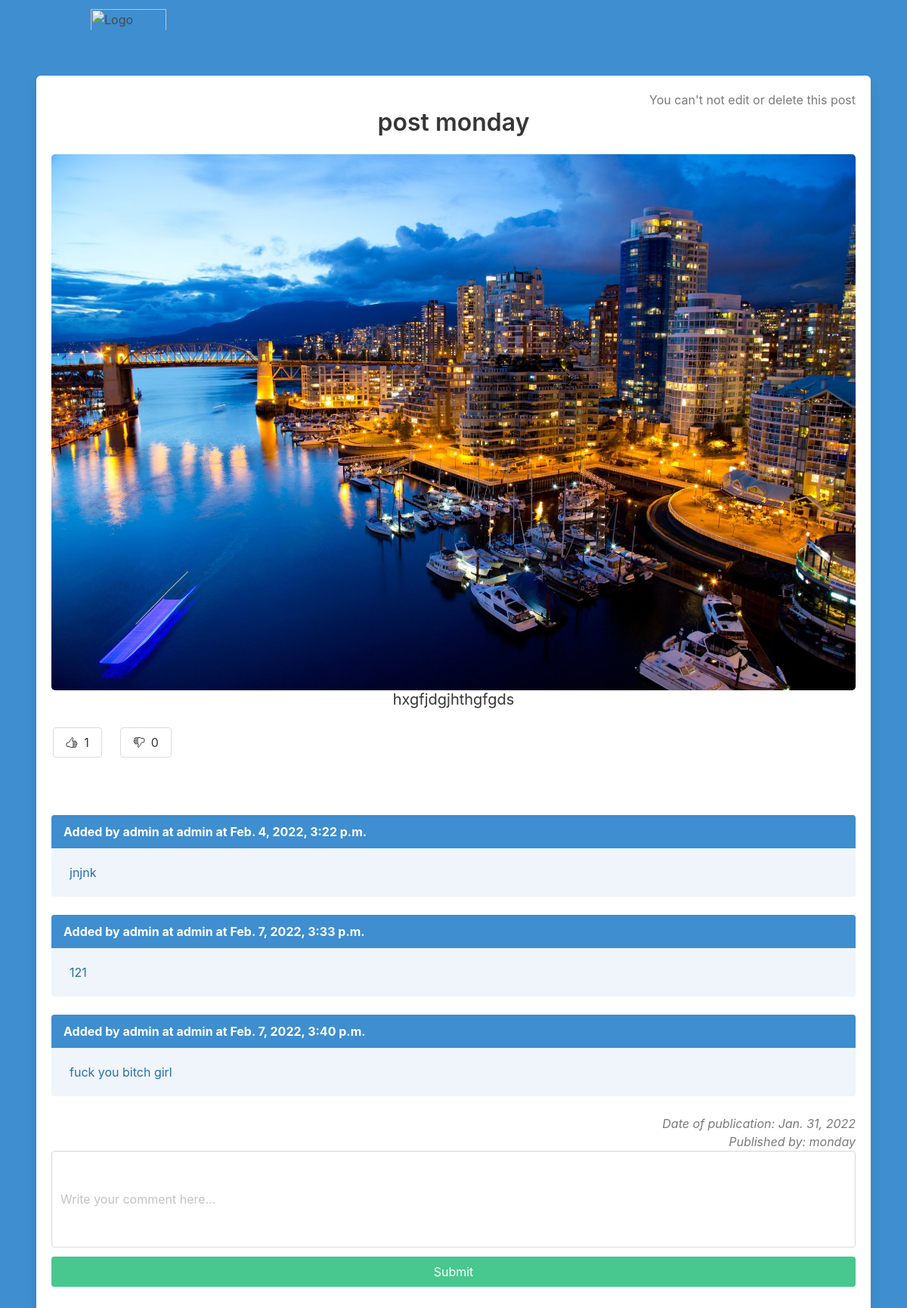
Page /fbdfgds on the committed database.
### blog/models.py (models this page shows, shortened)
class Article(models.Model):
    title = models.CharField(max_length=255)
    text = models.TextField()
    slug = models.SlugField(unique=True)
    date = models.DateField(auto_now=True)
    thumb = models.ImageField(blank=True, default='image.jpeg')
    author = models.ForeignKey(User, default=None, on_delete=models.CASCADE)
    likes = models.ManyToManyField(User, related_name='article_likes')
    dislikes = models.ManyToManyField(User, related_name='article_dislikes')
    def __str__(self):
        return self.title
    def total_likes(self):
        return self.likes.count()
    def total_dislikes(self):
        return self.dislikes.count()

class Comment(models.Model):
    article = models.ForeignKey(Article, on_delete=models.CASCADE)
    user = models.ForeignKey(User, on_delete=models.CASCADE)
    body = models.TextField()
    date_added = models.DateTimeField(auto_now=True)

### blog/views.py (the view, shortened to what this page needs)
# urls.py: path('<slug>', views.article_detail, name='article_detail'),
def article_detail(request, slug):
    article = Article.objects.get(slug=slug)
    form = CommentForm()
    return render(request, 'article_detail.html', {'article': article, 'form': form})

### blog/forms.py
class CommentForm(forms.ModelForm):
    body = forms.CharField(widget=forms.TextInput(attrs={
        'class': 'textarea',
        'size': '40',
        'placeholder': 'Write your comment here...'
    }))
    class Meta:
        model = Comment
        fields = ['body', ]

### blog/templates/article_detail.html (shortened to what this page needs)
{% extends 'base_layout.html' %}
{% load static from static %}
{% block content %}
<div class="box">
    <div class="has-text-right">
        {% if user == article.author %}
        <a href="{% url 'blog:article_edit' article.slug %}" class="button is-info">
            <ion-icon name="create-outline"></ion-icon>
        </a>
        <a href="{% url 'blog:article_delete' article.slug %}" class="button is-danger">
            <ion-icon name='trash-outline'></ion-icon>
        </a>
        {% else %}
        <p class="content has-text-grey">
            You can't not edit or delete this post
        </p>
        {% endif %}
    </div>
    <div class="title has-text-dark has-text-centered">
        {{ article }}
    </div>
    <img src="{{ article.thumb.url }}" alt="" class="image is-centered" style="min-width: 100%; border-radius: 5px;">
    <div class="subtitle has-text-dark has-text-centered">
        {{ article.text }}
    </div>
    {% if user not in article.likes.all and user not in article.dislikes.all %}
    <div class="columns">
        <div class="column is-1">
            <form action="{% url 'blog:like_article' article.slug %}" method="post" class="has-text-right">
                <button type="submit" class="button">
                    <ion-icon name='thumbs-up-outline'></ion-icon>
                    <span class="ml-2">{{ article.total_likes}}</span>
                </button>
            </form>
        </div>
        <div class="column is-1">
            <form action="{% url 'blog:dislike_article' article.slug %}" method="post" class="has-text-right">
                <button type="submit" class="button">
                    <ion-icon name='thumbs-down-outline'></ion-icon>
                    <span class="ml-2">{{ article.total_dislikes}}</span>
                </button>
            </form>
        </div>
    </div>
    {% endif %}
    {% if not article.comment_set.all %}
    <div class="has-text-centered has-text-grey-light is-5 mx-3">
        No comments yet. Be first to leave...
    </div>
    {% else %}
    {% for comment in article.comment_set.all %}
    <article class="message is-info">
        <div class="message-header">
            {% if user == comment.user %}
            Added by you at {{ comment.user }} at {{ comment.date_added }}
            <div class="has-text-right is-size-5">
                <a href="{% url 'blog:edit_comment' slug=article.slug pk=comment.pk %}" style="text-decoration: none"
                    class="button is-success">
                    <ion-icon name="create-outline"></ion-icon>
                </a>
                <a href="{% url 'blog:delete_comment' slug=article.slug pk=comment.pk %}" style="text-decoration: none"
                    class="button is-danger">
                    <ion-icon name="trash-outline"></ion-icon>
                </a>
            </div>
            {% else %}
            Added by {{ comment.user}} at {{ comment.user }} at {{ comment.date_added }}
            {% endif %}
        </div>
        <div class="message-body">{{ comment.body }}</div>
    </article>
    {% endfor %}
    {% endif %}
    <div class="has-text-grey is-size-6 has-text-right is-italic">
        <p class="datetime">Date of publication: {{ article.date }}</p>
        {% if user == article.author %}
        <p class="content">Published by you</p>
        {% else %}
        <p class="content">Published by: {{ article.author }}</p>
        {% endif %}
    </div>
    <form class="comment" enctype="multipart/form-data" method="post">
        {{ form }}
        <button class="button is-success is-fullwidth mt-3" type="submit">
            Submit
        </button>
    </form>
</div>
{% endblock %}

### blog/templates/base_layout.html (shortened to what this page needs)
{% load static from static %}
<html lang="en">
<head>
    <link rel="stylesheet" href="{% static 'style.css' %}">
    <link rel="stylesheet" href="{% static 'bulma.css' %}">
</head>
<body>
<section class="hero has-background-info is-fullheight">
    <div class="hero-head">
        <header class="navbar">
            <div class="container">
                <div class="navbar-brand">
                    <a class="navbar-item" href="/">
                        <img src="https://macademy.uz/assets/img/monday.svg" width="100" alt="Logo">
                    </a>
                </div>
                </div>
            </div>
    <div class="hero-body">
        {% block content %}
        {% endblock %}
    </div>
</section>
</body>
</html>

### rows in the picture
Article: title "post monday", thumb (picture), text "hxgfjdgjhthgfgds", total_likes "1", total_dislikes "0", date "Jan. 31, 2022", author "monday"
Comment: user "admin", date_added "Feb. 4, 2022, 3:22 p.m.", body "jnjnk"
Comment: user "admin", date_added "Feb. 7, 2022, 3:33 p.m.", body "121"
Comment: user "admin", date_added "Feb. 7, 2022, 3:40 p.m.", body "fuck you bitch girl"
